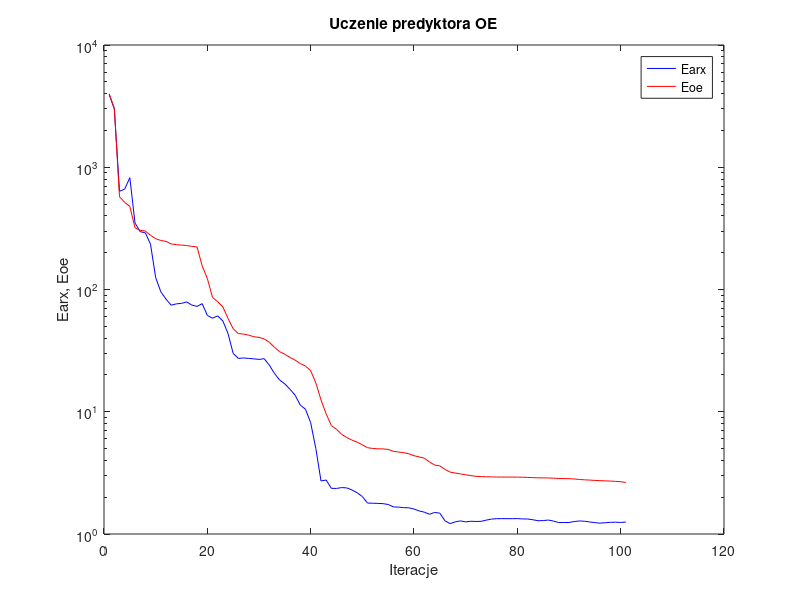
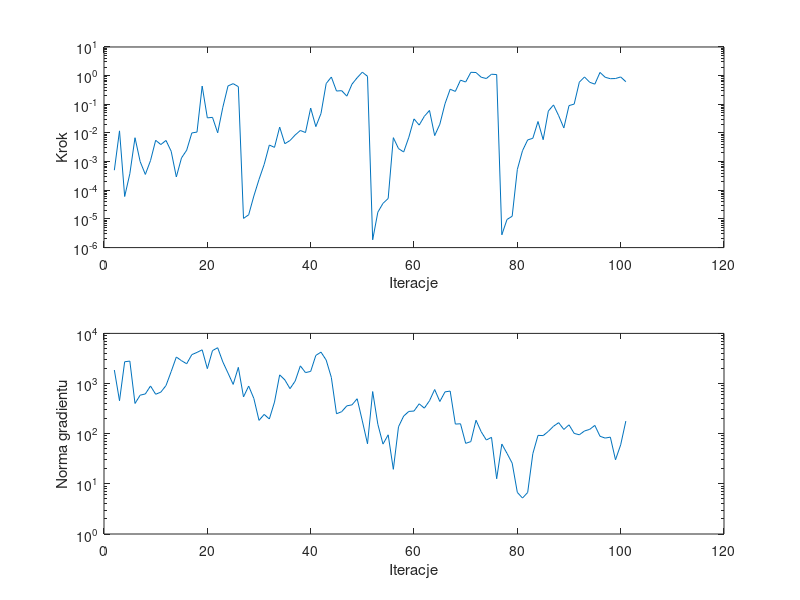

The MATLAB script that drew these images, in order:
%uczenie predyktora oe
clear all;
n=0; farx(n+1)=3.932922e+003; foe(n+1)=3.994098e+003; wspucz(n+1)=0.000000e+000; ng(n+1)=0.000000e+000;
%odnowa zmiennej metryki
n=1; farx(n+1)=2.990938e+003; foe(n+1)=3.030934e+003; krok(n+1)=5.011162e-004; ng(n+1)=1.859463e+003;
n=2; farx(n+1)=6.361212e+002; foe(n+1)=5.738293e+002; krok(n+1)=1.183052e-002; ng(n+1)=4.546344e+002;
n=3; farx(n+1)=6.622698e+002; foe(n+1)=5.161748e+002; krok(n+1)=6.060680e-005; ng(n+1)=2.718750e+003;
n=4; farx(n+1)=8.210836e+002; foe(n+1)=4.777903e+002; krok(n+1)=3.778882e-004; ng(n+1)=2.803610e+003;
n=5; farx(n+1)=3.499718e+002; foe(n+1)=3.198716e+002; krok(n+1)=6.816078e-003; ng(n+1)=4.006146e+002;
n=6; farx(n+1)=2.973406e+002; foe(n+1)=3.045565e+002; krok(n+1)=1.002232e-003; ng(n+1)=5.861743e+002;
n=7; farx(n+1)=2.907799e+002; foe(n+1)=3.013398e+002; krok(n+1)=3.569431e-004; ng(n+1)=6.206650e+002;
n=8; farx(n+1)=2.350954e+002; foe(n+1)=2.774008e+002; krok(n+1)=1.085685e-003; ng(n+1)=8.947857e+002;
n=9; farx(n+1)=1.251427e+002; foe(n+1)=2.604159e+002; krok(n+1)=5.548179e-003; ng(n+1)=6.116317e+002;
n=10; farx(n+1)=9.568467e+001; foe(n+1)=2.518620e+002; krok(n+1)=3.942116e-003; ng(n+1)=6.741885e+002;
n=11; farx(n+1)=8.342408e+001; foe(n+1)=2.474921e+002; krok(n+1)=5.478088e-003; ng(n+1)=9.121221e+002;
n=12; farx(n+1)=7.444272e+001; foe(n+1)=2.357483e+002; krok(n+1)=2.298909e-003; ng(n+1)=1.732332e+003;
n=13; farx(n+1)=7.629702e+001; foe(n+1)=2.328003e+002; krok(n+1)=2.920175e-004; ng(n+1)=3.381108e+003;
n=14; farx(n+1)=7.704934e+001; foe(n+1)=2.308080e+002; krok(n+1)=1.345435e-003; ng(n+1)=2.856708e+003;
n=15; farx(n+1)=7.914624e+001; foe(n+1)=2.288450e+002; krok(n+1)=2.501815e-003; ng(n+1)=2.478662e+003;
n=16; farx(n+1)=7.456777e+001; foe(n+1)=2.254363e+002; krok(n+1)=1.000726e-002; ng(n+1)=3.772445e+003;
n=17; farx(n+1)=7.275632e+001; foe(n+1)=2.229829e+002; krok(n+1)=1.073668e-002; ng(n+1)=4.177215e+003;
n=18; farx(n+1)=7.661802e+001; foe(n+1)=1.561365e+002; krok(n+1)=4.322425e-001; ng(n+1)=4.703344e+003;
n=19; farx(n+1)=6.140289e+001; foe(n+1)=1.229545e+002; krok(n+1)=3.360874e-002; ng(n+1)=1.982156e+003;
n=20; farx(n+1)=5.821211e+001; foe(n+1)=8.614133e+001; krok(n+1)=3.500452e-002; ng(n+1)=4.540815e+003;
n=21; farx(n+1)=6.084284e+001; foe(n+1)=7.941838e+001; krok(n+1)=1.012183e-002; ng(n+1)=5.177495e+003;
n=22; farx(n+1)=5.530239e+001; foe(n+1)=7.207500e+001; krok(n+1)=7.887873e-002; ng(n+1)=2.696972e+003;
n=23; farx(n+1)=4.373082e+001; foe(n+1)=5.804329e+001; krok(n+1)=4.372988e-001; ng(n+1)=1.619699e+003;
n=24; farx(n+1)=3.000410e+001; foe(n+1)=4.777456e+001; krok(n+1)=5.249576e-001; ng(n+1)=9.611575e+002;
n=25; farx(n+1)=2.731351e+001; foe(n+1)=4.362090e+001; krok(n+1)=4.128102e-001; ng(n+1)=2.102630e+003;
%odnowa zmiennej metryki
n=26; farx(n+1)=2.753945e+001; foe(n+1)=4.318767e+001; krok(n+1)=1.044207e-005; ng(n+1)=5.414819e+002;
n=27; farx(n+1)=2.732201e+001; foe(n+1)=4.230000e+001; krok(n+1)=1.395478e-005; ng(n+1)=8.918547e+002;
n=28; farx(n+1)=2.708374e+001; foe(n+1)=4.110971e+001; krok(n+1)=6.272673e-005; ng(n+1)=5.050808e+002;
n=29; farx(n+1)=2.680510e+001; foe(n+1)=4.054839e+001; krok(n+1)=2.383591e-004; ng(n+1)=1.843065e+002;
n=30; farx(n+1)=2.716700e+001; foe(n+1)=3.942186e+001; krok(n+1)=7.971656e-004; ng(n+1)=2.423938e+002;
n=31; farx(n+1)=2.405343e+001; foe(n+1)=3.700884e+001; krok(n+1)=3.792736e-003; ng(n+1)=1.963379e+002;
n=32; farx(n+1)=2.056207e+001; foe(n+1)=3.364088e+001; krok(n+1)=3.141811e-003; ng(n+1)=4.274453e+002;
n=33; farx(n+1)=1.817217e+001; foe(n+1)=3.097880e+001; krok(n+1)=1.605804e-002; ng(n+1)=1.489366e+003;
n=34; farx(n+1)=1.688642e+001; foe(n+1)=2.951908e+001; krok(n+1)=4.221744e-003; ng(n+1)=1.183832e+003;
n=35; farx(n+1)=1.527320e+001; foe(n+1)=2.782614e+001; krok(n+1)=5.445782e-003; ng(n+1)=7.910904e+002;
n=36; farx(n+1)=1.363354e+001; foe(n+1)=2.643657e+001; krok(n+1)=8.494456e-003; ng(n+1)=1.119458e+003;
n=37; farx(n+1)=1.131544e+001; foe(n+1)=2.477598e+001; krok(n+1)=1.220118e-002; ng(n+1)=2.251308e+003;
n=38; farx(n+1)=1.048968e+001; foe(n+1)=2.363206e+001; krok(n+1)=1.034736e-002; ng(n+1)=1.652591e+003;
n=39; farx(n+1)=8.126959e+000; foe(n+1)=2.168018e+001; krok(n+1)=7.406706e-002; ng(n+1)=1.745974e+003;
n=40; farx(n+1)=5.001027e+000; foe(n+1)=1.723177e+001; krok(n+1)=1.664795e-002; ng(n+1)=3.641854e+003;
n=41; farx(n+1)=2.716584e+000; foe(n+1)=1.248700e+001; krok(n+1)=4.785778e-002; ng(n+1)=4.232589e+003;
n=42; farx(n+1)=2.763100e+000; foe(n+1)=9.595277e+000; krok(n+1)=5.281623e-001; ng(n+1)=2.940378e+003;
n=43; farx(n+1)=2.363668e+000; foe(n+1)=7.717124e+000; krok(n+1)=8.970072e-001; ng(n+1)=1.325606e+003;
n=44; farx(n+1)=2.358389e+000; foe(n+1)=7.190160e+000; krok(n+1)=2.906512e-001; ng(n+1)=2.496602e+002;
n=45; farx(n+1)=2.397992e+000; foe(n+1)=6.531346e+000; krok(n+1)=2.991387e-001; ng(n+1)=2.747859e+002;
n=46; farx(n+1)=2.382853e+000; foe(n+1)=6.147061e+000; krok(n+1)=1.926134e-001; ng(n+1)=3.590629e+002;
n=47; farx(n+1)=2.290390e+000; foe(n+1)=5.863196e+000; krok(n+1)=5.045340e-001; ng(n+1)=3.760008e+002;
n=48; farx(n+1)=2.174083e+000; foe(n+1)=5.637685e+000; krok(n+1)=8.457767e-001; ng(n+1)=4.976024e+002;
n=49; farx(n+1)=2.025333e+000; foe(n+1)=5.368546e+000; krok(n+1)=1.321671e+000; ng(n+1)=1.796705e+002;
n=50; farx(n+1)=1.790564e+000; foe(n+1)=5.081488e+000; krok(n+1)=9.471081e-001; ng(n+1)=6.288309e+001;
%odnowa zmiennej metryki
n=51; farx(n+1)=1.785671e+000; foe(n+1)=5.010169e+000; krok(n+1)=1.873474e-006; ng(n+1)=6.923965e+002;
n=52; farx(n+1)=1.779609e+000; foe(n+1)=4.978291e+000; krok(n+1)=1.720017e-005; ng(n+1)=1.541584e+002;
n=53; farx(n+1)=1.771526e+000; foe(n+1)=4.965317e+000; krok(n+1)=3.502676e-005; ng(n+1)=6.205526e+001;
n=54; farx(n+1)=1.742981e+000; foe(n+1)=4.920891e+000; krok(n+1)=5.162212e-005; ng(n+1)=9.498025e+001;
n=55; farx(n+1)=1.667144e+000; foe(n+1)=4.744538e+000; krok(n+1)=6.854056e-003; ng(n+1)=1.948707e+001;
n=56; farx(n+1)=1.658837e+000; foe(n+1)=4.685286e+000; krok(n+1)=2.855545e-003; ng(n+1)=1.374289e+002;
n=57; farx(n+1)=1.642823e+000; foe(n+1)=4.626486e+000; krok(n+1)=2.162140e-003; ng(n+1)=2.247206e+002;
n=58; farx(n+1)=1.637856e+000; foe(n+1)=4.530896e+000; krok(n+1)=7.088910e-003; ng(n+1)=2.781200e+002;
n=59; farx(n+1)=1.600794e+000; foe(n+1)=4.369546e+000; krok(n+1)=3.096569e-002; ng(n+1)=2.830728e+002;
n=60; farx(n+1)=1.544646e+000; foe(n+1)=4.272163e+000; krok(n+1)=1.881038e-002; ng(n+1)=3.945573e+002;
n=61; farx(n+1)=1.508673e+000; foe(n+1)=4.170069e+000; krok(n+1)=3.805310e-002; ng(n+1)=3.231416e+002;
n=62; farx(n+1)=1.450274e+000; foe(n+1)=3.883389e+000; krok(n+1)=6.105720e-002; ng(n+1)=4.542349e+002;
n=63; farx(n+1)=1.501599e+000; foe(n+1)=3.663728e+000; krok(n+1)=8.085176e-003; ng(n+1)=7.602040e+002;
n=64; farx(n+1)=1.480741e+000; foe(n+1)=3.613569e+000; krok(n+1)=2.017194e-002; ng(n+1)=4.384766e+002;
n=65; farx(n+1)=1.282736e+000; foe(n+1)=3.373015e+000; krok(n+1)=1.044603e-001; ng(n+1)=6.820354e+002;
n=66; farx(n+1)=1.214727e+000; foe(n+1)=3.207438e+000; krok(n+1)=3.355407e-001; ng(n+1)=7.077856e+002;
n=67; farx(n+1)=1.259191e+000; foe(n+1)=3.151687e+000; krok(n+1)=2.818076e-001; ng(n+1)=1.554982e+002;
n=68; farx(n+1)=1.279981e+000; foe(n+1)=3.100538e+000; krok(n+1)=6.954939e-001; ng(n+1)=1.577088e+002;
n=69; farx(n+1)=1.256283e+000; foe(n+1)=3.050268e+000; krok(n+1)=5.989693e-001; ng(n+1)=6.422139e+001;
n=70; farx(n+1)=1.271018e+000; foe(n+1)=3.002529e+000; krok(n+1)=1.307567e+000; ng(n+1)=6.957536e+001;
n=71; farx(n+1)=1.266760e+000; foe(n+1)=2.964461e+000; krok(n+1)=1.285312e+000; ng(n+1)=1.855832e+002;
n=72; farx(n+1)=1.269404e+000; foe(n+1)=2.947536e+000; krok(n+1)=8.812124e-001; ng(n+1)=1.096171e+002;
n=73; farx(n+1)=1.299251e+000; foe(n+1)=2.938873e+000; krok(n+1)=7.926233e-001; ng(n+1)=7.480283e+001;
n=74; farx(n+1)=1.323948e+000; foe(n+1)=2.932457e+000; krok(n+1)=1.120145e+000; ng(n+1)=8.470353e+001;
n=75; farx(n+1)=1.335256e+000; foe(n+1)=2.924725e+000; krok(n+1)=1.090364e+000; ng(n+1)=1.264413e+001;
%odnowa zmiennej metryki
n=76; farx(n+1)=1.335485e+000; foe(n+1)=2.923536e+000; krok(n+1)=2.794872e-006; ng(n+1)=6.219550e+001;
n=77; farx(n+1)=1.334690e+000; foe(n+1)=2.922064e+000; krok(n+1)=9.572367e-006; ng(n+1)=4.054414e+001;
n=78; farx(n+1)=1.334131e+000; foe(n+1)=2.921445e+000; krok(n+1)=1.240823e-005; ng(n+1)=2.587729e+001;
n=79; farx(n+1)=1.336870e+000; foe(n+1)=2.919634e+000; krok(n+1)=5.333277e-004; ng(n+1)=6.749138e+000;
n=80; farx(n+1)=1.328479e+000; foe(n+1)=2.915141e+000; krok(n+1)=2.407737e-003; ng(n+1)=5.212266e+000;
n=81; farx(n+1)=1.326511e+000; foe(n+1)=2.903589e+000; krok(n+1)=5.711090e-003; ng(n+1)=6.728306e+000;
n=82; farx(n+1)=1.308198e+000; foe(n+1)=2.892623e+000; krok(n+1)=6.518600e-003; ng(n+1)=4.001557e+001;
n=83; farx(n+1)=1.284262e+000; foe(n+1)=2.880469e+000; krok(n+1)=2.508493e-002; ng(n+1)=9.262671e+001;
n=84; farx(n+1)=1.287720e+000; foe(n+1)=2.878281e+000; krok(n+1)=5.828795e-003; ng(n+1)=9.167583e+001;
n=85; farx(n+1)=1.300748e+000; foe(n+1)=2.872789e+000; krok(n+1)=5.801457e-002; ng(n+1)=1.112393e+002;
n=86; farx(n+1)=1.275999e+000; foe(n+1)=2.862753e+000; krok(n+1)=9.513510e-002; ng(n+1)=1.408349e+002;
n=87; farx(n+1)=1.240326e+000; foe(n+1)=2.844705e+000; krok(n+1)=4.000365e-002; ng(n+1)=1.659579e+002;
n=88; farx(n+1)=1.241514e+000; foe(n+1)=2.839710e+000; krok(n+1)=1.496365e-002; ng(n+1)=1.215464e+002;
n=89; farx(n+1)=1.242109e+000; foe(n+1)=2.833554e+000; krok(n+1)=9.004374e-002; ng(n+1)=1.502905e+002;
n=90; farx(n+1)=1.264869e+000; foe(n+1)=2.820498e+000; krok(n+1)=1.015974e-001; ng(n+1)=1.013321e+002;
n=91; farx(n+1)=1.278208e+000; foe(n+1)=2.792699e+000; krok(n+1)=5.921069e-001; ng(n+1)=9.516929e+001;
n=92; farx(n+1)=1.272301e+000; foe(n+1)=2.775206e+000; krok(n+1)=9.001093e-001; ng(n+1)=1.134122e+002;
n=93; farx(n+1)=1.255152e+000; foe(n+1)=2.760920e+000; krok(n+1)=5.872046e-001; ng(n+1)=1.219340e+002;
n=94; farx(n+1)=1.238668e+000; foe(n+1)=2.744818e+000; krok(n+1)=5.045340e-001; ng(n+1)=1.464062e+002;
n=95; farx(n+1)=1.226502e+000; foe(n+1)=2.730589e+000; krok(n+1)=1.296088e+000; ng(n+1)=8.886520e+001;
n=96; farx(n+1)=1.236336e+000; foe(n+1)=2.720300e+000; krok(n+1)=8.771846e-001; ng(n+1)=8.177580e+001;
n=97; farx(n+1)=1.246539e+000; foe(n+1)=2.711004e+000; krok(n+1)=7.825000e-001; ng(n+1)=8.541941e+001;
n=98; farx(n+1)=1.248076e+000; foe(n+1)=2.695368e+000; krok(n+1)=7.927530e-001; ng(n+1)=3.019458e+001;
n=99; farx(n+1)=1.243241e+000; foe(n+1)=2.679813e+000; krok(n+1)=9.001093e-001; ng(n+1)=5.995421e+001;
n=100; farx(n+1)=1.251663e+000; foe(n+1)=2.638640e+000; krok(n+1)=6.151726e-001; ng(n+1)=1.783793e+002;

figure; semilogy(farx,'b'); hold on; semilogy(foe,'r'); xlabel('Iteracje'); ylabel('Earx, Eoe'); legend('Earx','Eoe'); title('Uczenie predyktora OE');
figure; subplot(2,1,1); semilogy(krok); xlabel('Iteracje'); ylabel('Krok');
subplot(2,1,2); semilogy(ng); xlabel('Iteracje'); ylabel('Norma gradientu');
Earx=farx(n+1)
Eoe=foe(n+1)
